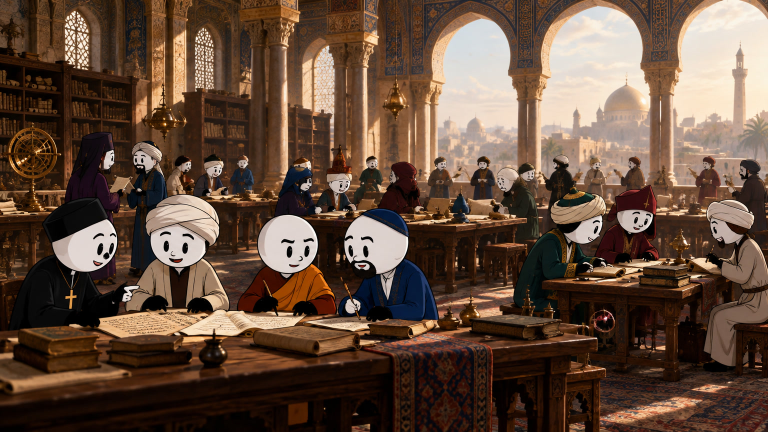
#> input picture studio/stories/hikma/img_jpg/12.jpg, 1536 x 864 px (shown at 1/2 size)
$ python thumb.py
#> lines starting #> are read from the running program, lines starting #| are printed output that depends on the picture
# YouTube thumbnail (1280x720) from scene images + bold Arabic text.
from PIL import Image, ImageDraw, ImageFont, ImageFilter, ImageEnhance
W, H = 1280, 720
F = 'NotoNaskhArabic-Bold.ttf'
def font(sz): return ImageFont.truetype(F, sz, layout_engine=ImageFont.Layout.RAQM)
def text(d, xy, t, sz, fill, stroke=10, anchor='ra'):
    d.text(xy, t, font=font(sz), fill=fill, stroke_width=stroke, stroke_fill=(0, 0, 0), direction='rtl', language='ar', anchor=anchor)
bg = Image.open('img_jpg/12.jpg').convert('RGB').resize((W, H), Image.LANCZOS)
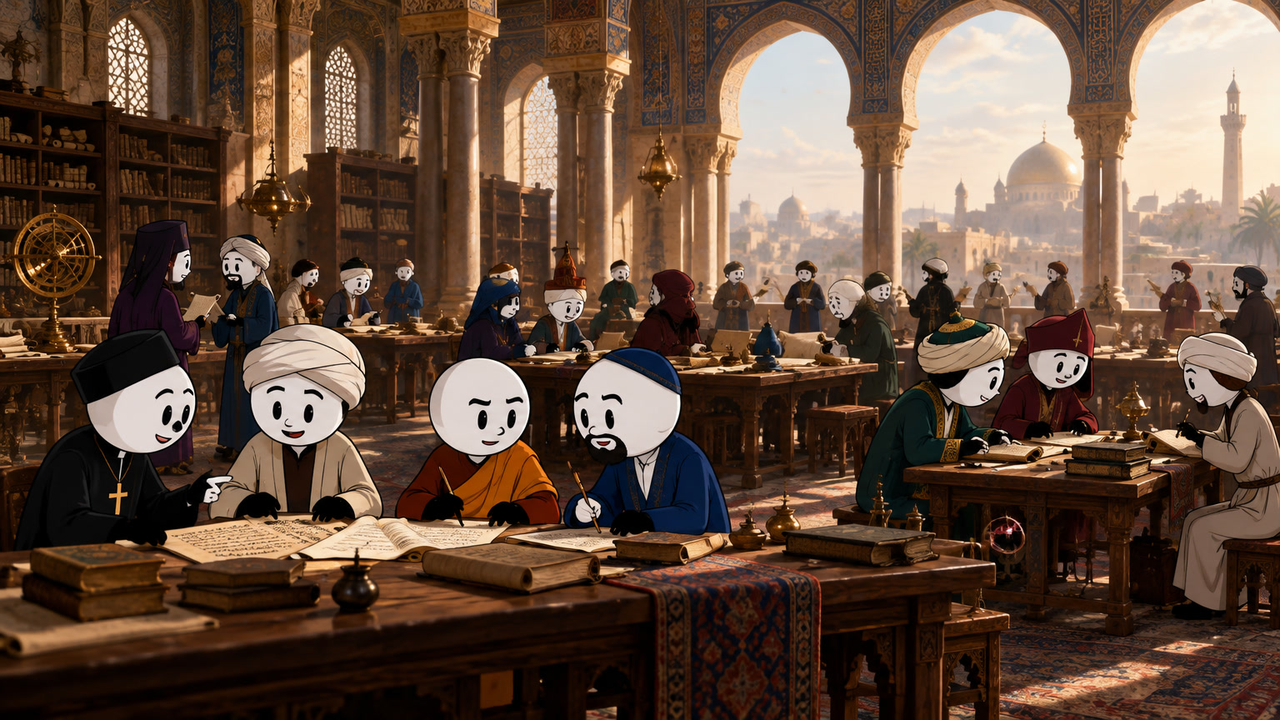
#> bg: PIL image 1280x720 RGB; mean R, G, B 99.3, 76.2, 60.8
bg = ImageEnhance.Contrast(ImageEnhance.Color(bg).enhance(1.25)).enhance(1.1)
# dark gradient on the right for text
ov = Image.new('L', (W, H), 0); g = ImageDraw.Draw(ov)
#> after `ov = Image.new('L', (W, H), 0)`: ov: PIL image 1280x720 L; every value is 0
for x in range(W):
    g.line([(x, 0), (x, H)], fill=int(max(0, (x - 520) / (W - 520)) * 190))
bg.paste(Image.new('RGB', (W, H), (0, 0, 0)), (0, 0), ov)
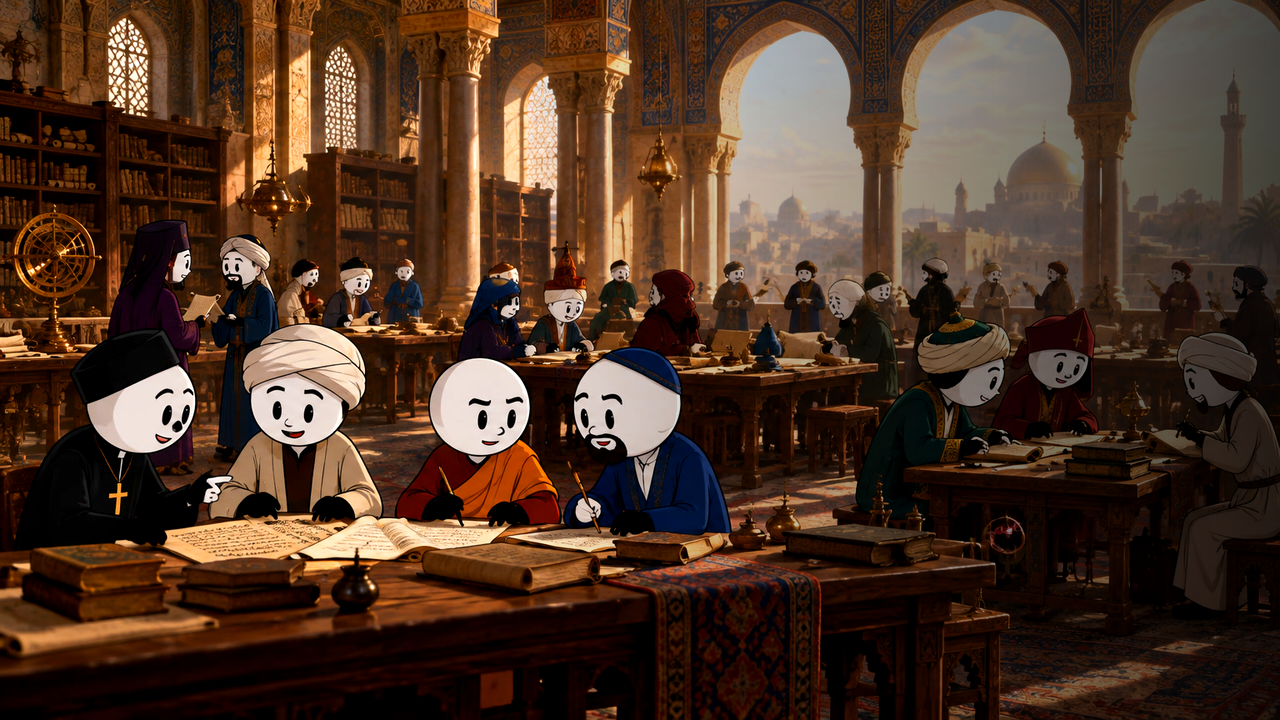
#> bg: PIL image 1280x720 RGB; mean R, G, B 77, 52.8, 37.7
d = ImageDraw.Draw(bg)
text(d, (W - 40, 15), 'مكان واحد', 140, (255, 255, 255), 12)
text(d, (W - 40, 190), 'غيّر', 150, (255, 214, 60), 12)
text(d, (W - 40, 365), 'العالم!', 160, (255, 80, 60), 11)
# small "قصة حقيقية" tag
tag = 'قصة حقيقية'; f = font(46); bb = d.textbbox((0, 0), tag, font=f, direction='rtl', language='ar')
#> after `bb = d.textbbox((0, 0), tag, font=f, direction='rtl', language='ar')`: bb = (0, 13, 229, 50)
tw, th = bb[2] - bb[0], bb[3] - bb[1]
#> tw = 229; th = 37
d.rounded_rectangle([W - 40 - tw - 40, 600, W - 40, 600 + th + 34], 14, fill=(200, 20, 30))
d.text((W - 60, 612), tag, font=f, fill=(255, 255, 255), direction='rtl', language='ar', anchor='ra')
bg.save('thumb.jpg', quality=92)
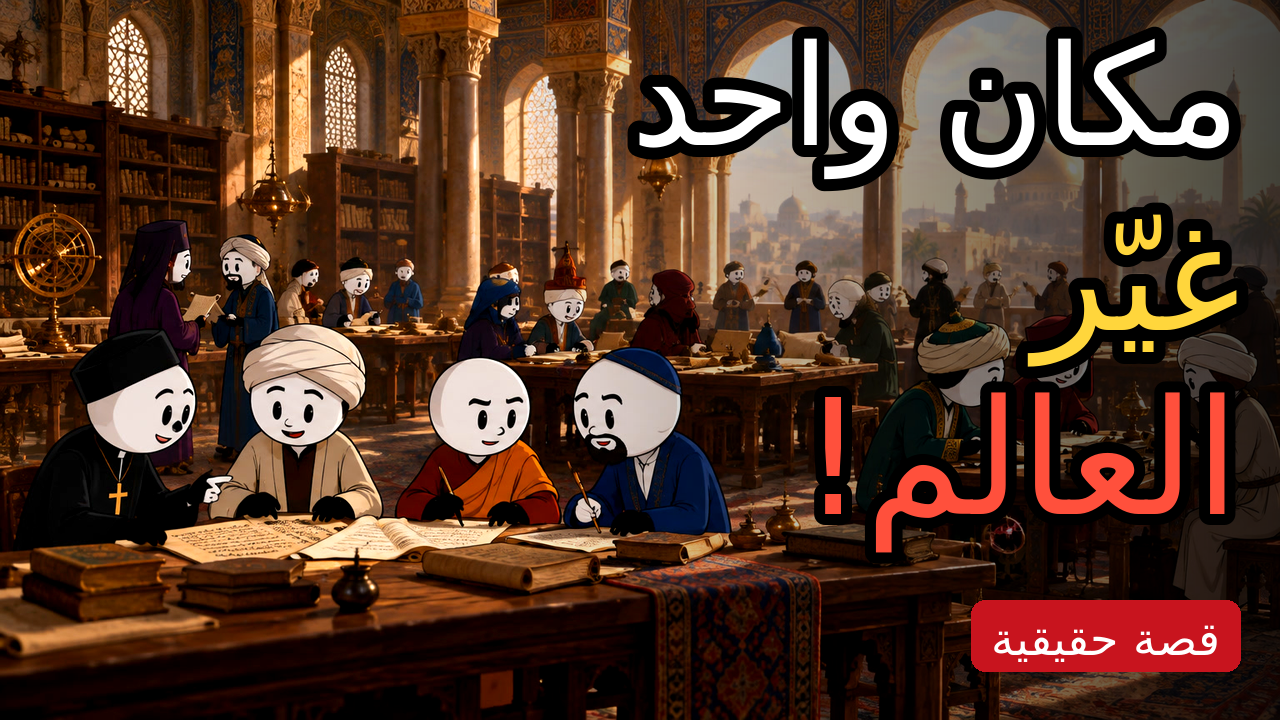
#> saved as thumb.jpg: PIL image 1280x720 RGB; mean R, G, B 82.3, 53.6, 38.6

$ run again, with studio/stories/hikma/img_jpg/10.jpg copied over studio/stories/hikma/img_jpg/12.jpg
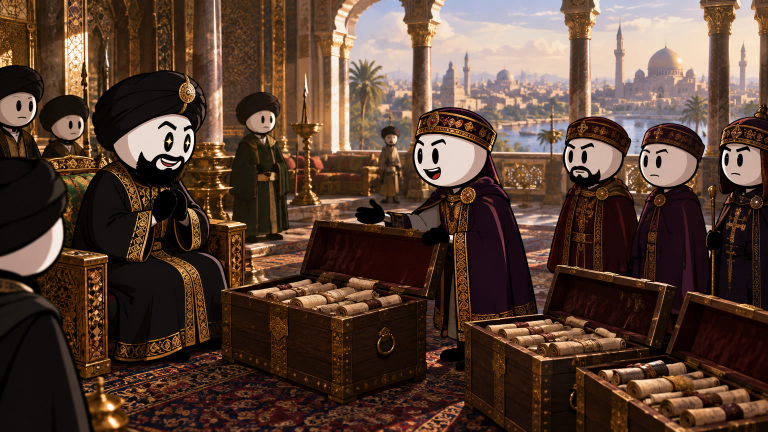
#> input picture studio/stories/hikma/img_jpg/10.jpg, 1536 x 864 px (shown at 1/2 size)
#> ov: PIL image 1280x720 L; every value is 0
#> `bg.paste(Image.new('RGB', (W, H), (0, 0, 0)), (0, 0), ov)`:
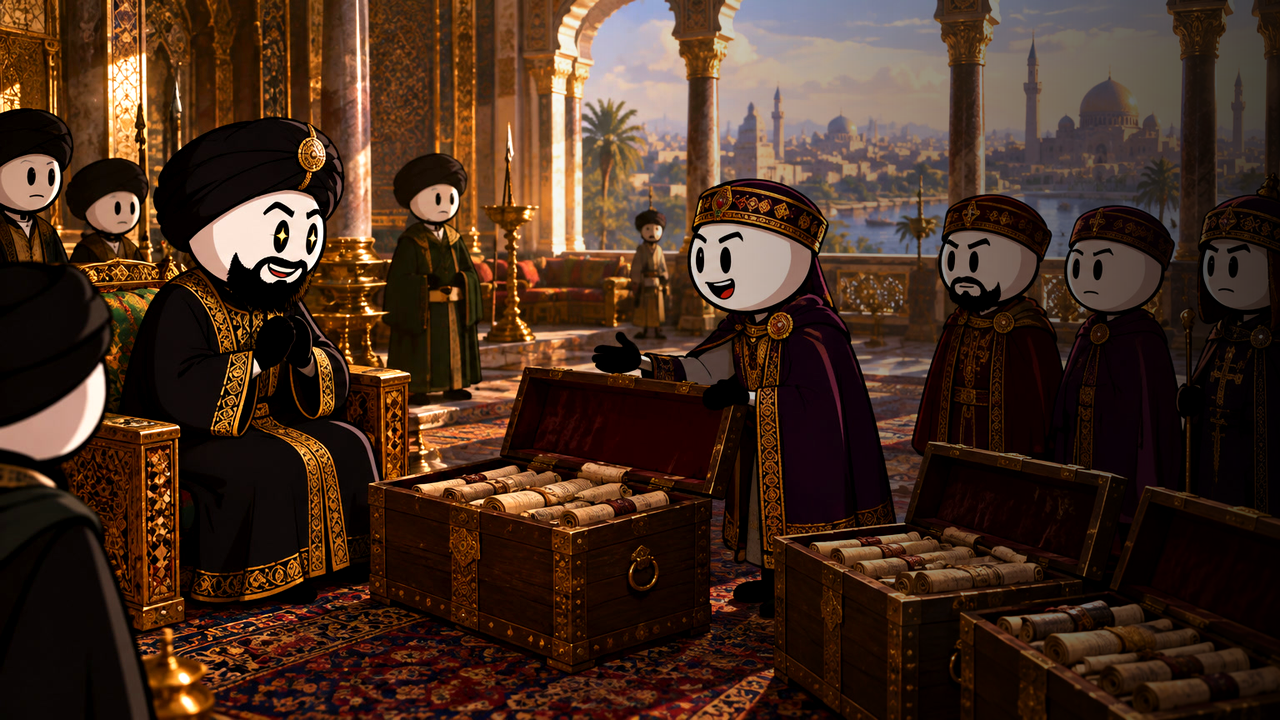
#> bg: PIL image 1280x720 RGB; mean R, G, B 69.8, 45.8, 32.1
#> bb = (0, 13, 229, 50)
#> tw = 229; th = 37
#> `bg.save('thumb.jpg', quality=92)`:
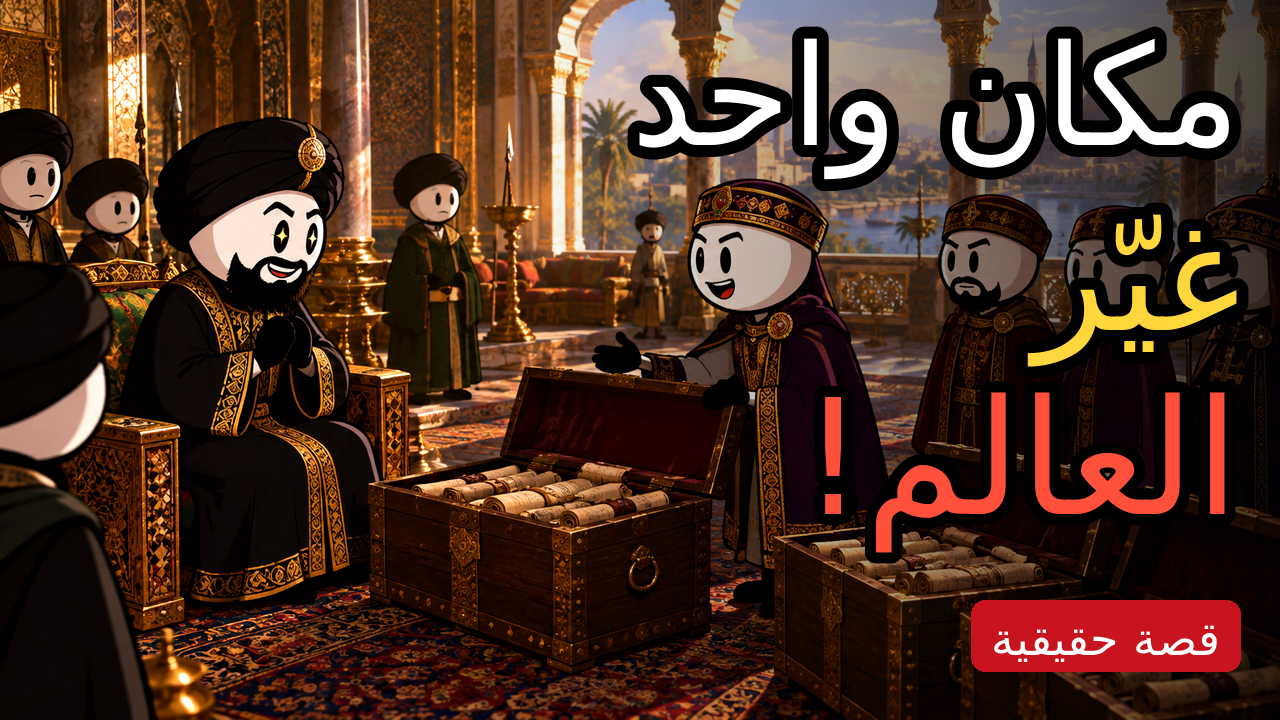
#> saved as thumb.jpg: PIL image 1280x720 RGB; mean R, G, B 75.5, 47.2, 33

$ run again, with studio/stories/hikma/img_jpg/16.jpg copied over studio/stories/hikma/img_jpg/12.jpg
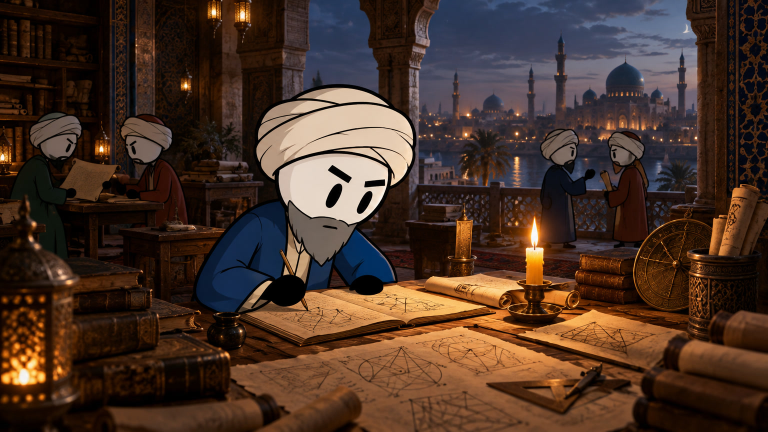
#> input picture studio/stories/hikma/img_jpg/16.jpg, 1536 x 864 px (shown at 1/2 size)
#> ov: PIL image 1280x720 L; every value is 0
#> `bg.paste(Image.new('RGB', (W, H), (0, 0, 0)), (0, 0), ov)`:
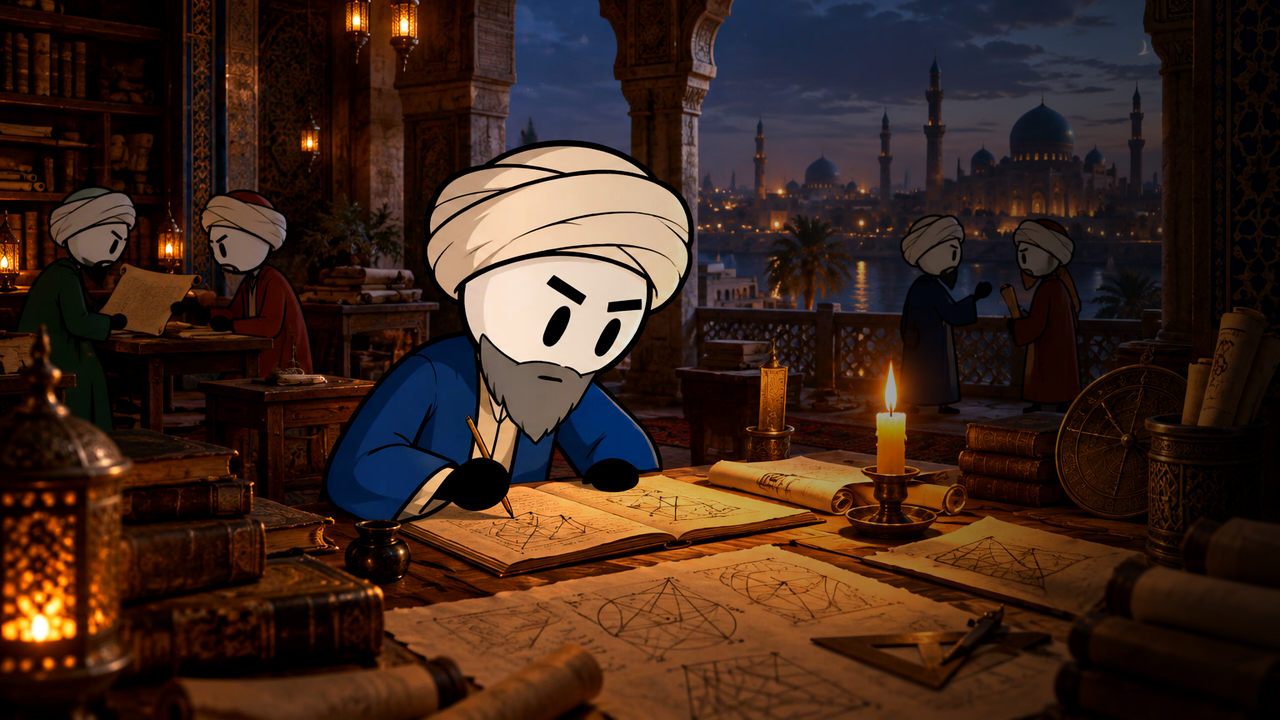
#> bg: PIL image 1280x720 RGB; mean R, G, B 60.6, 38.3, 27.6
#> bb = (0, 13, 229, 50)
#> tw = 229; th = 37
#> `bg.save('thumb.jpg', quality=92)`:
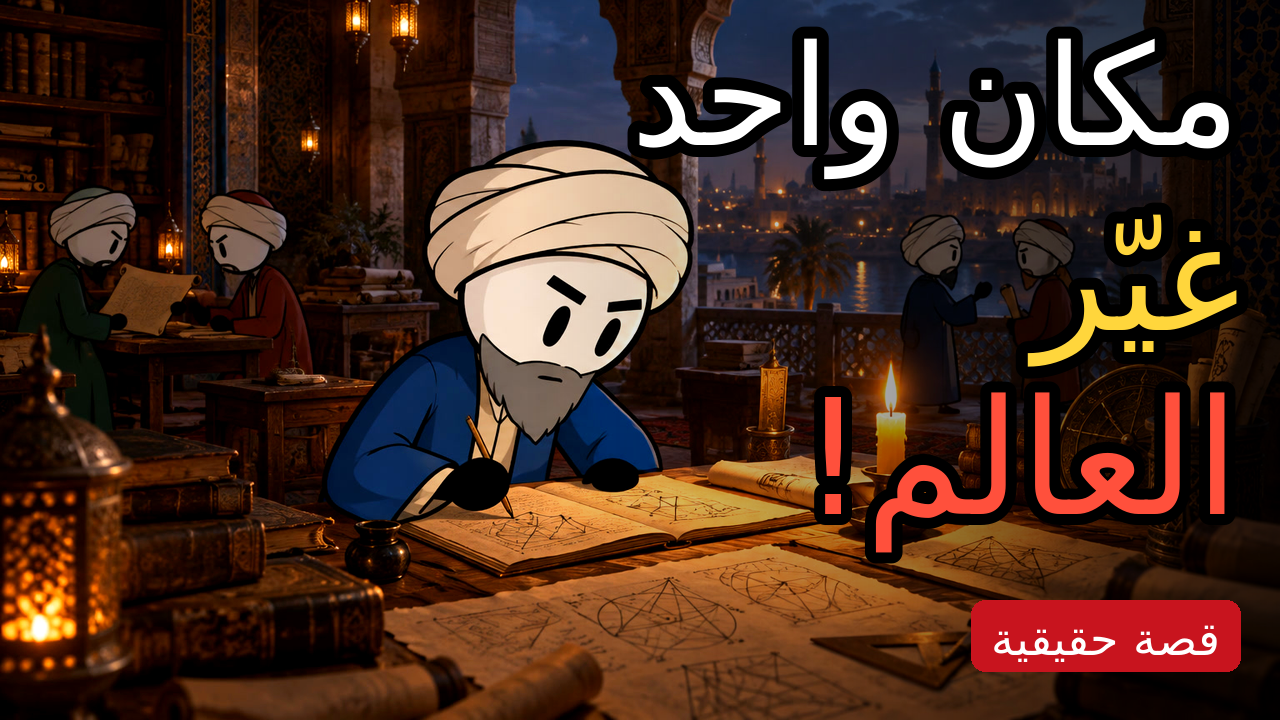
#> saved as thumb.jpg: PIL image 1280x720 RGB; mean R, G, B 69.4, 42.5, 31

$ run again, with studio/stories/hikma/img_jpg/17.jpg copied over studio/stories/hikma/img_jpg/12.jpg
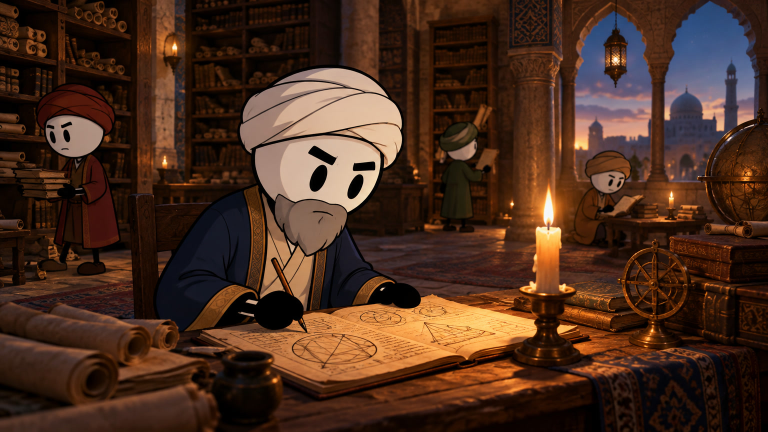
#> input picture studio/stories/hikma/img_jpg/17.jpg, 1536 x 864 px (shown at 1/2 size)
#> ov: PIL image 1280x720 L; every value is 0
#> `bg.paste(Image.new('RGB', (W, H), (0, 0, 0)), (0, 0), ov)`:
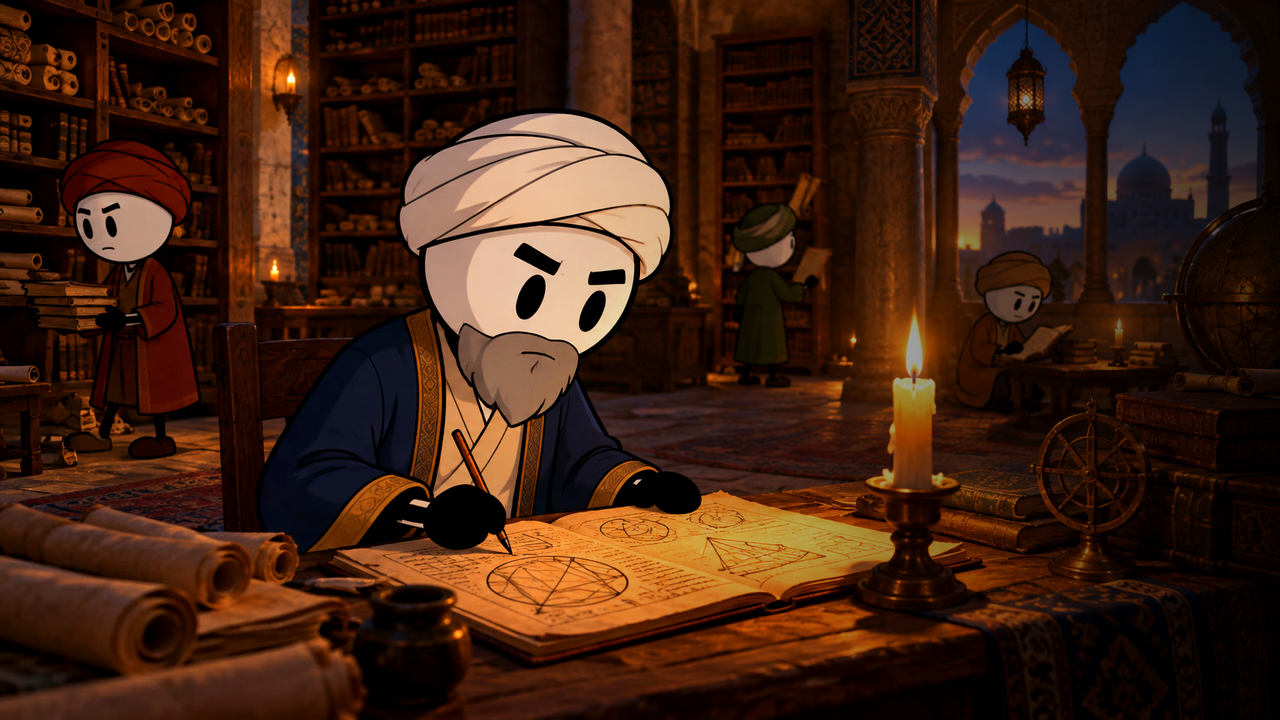
#> bg: PIL image 1280x720 RGB; mean R, G, B 63.4, 33.9, 18.9
#> bb = (0, 13, 229, 50)
#> tw = 229; th = 37
#> `bg.save('thumb.jpg', quality=92)`:
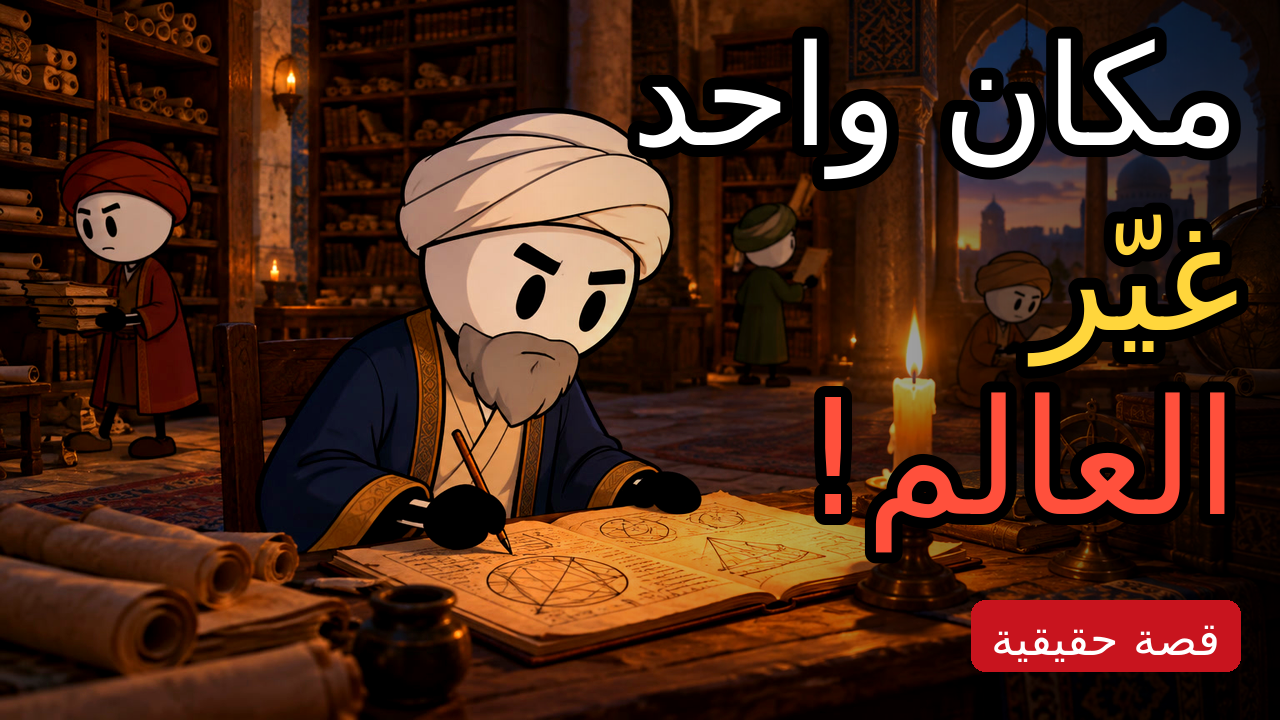
#> saved as thumb.jpg: PIL image 1280x720 RGB; mean R, G, B 72.5, 39, 23.6
